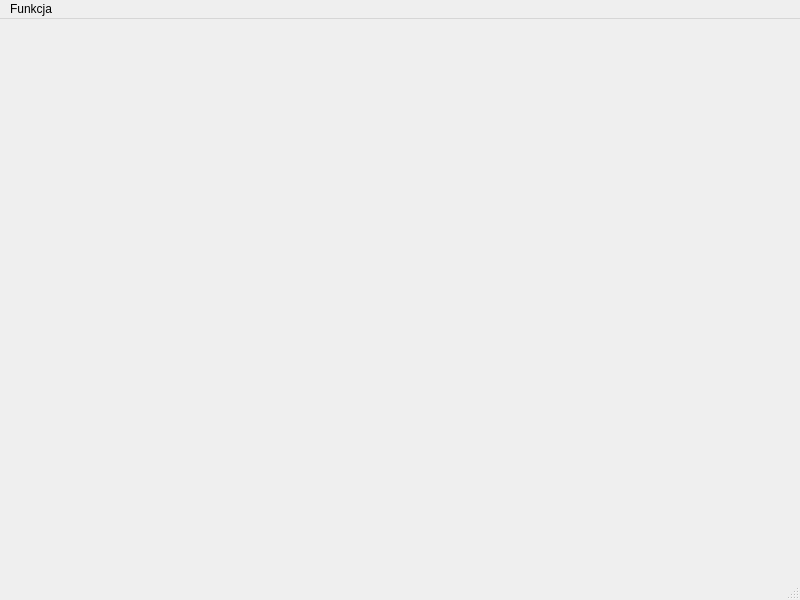
<?xml version="1.0" encoding="UTF-8"?>
<ui version="4.0">
 <class>MainWindow</class>
 <widget class="QMainWindow" name="MainWindow">
  <property name="geometry">
   <rect>
    <x>0</x>
    <y>0</y>
    <width>800</width>
    <height>600</height>
   </rect>
  </property>
  <property name="windowTitle">
   <string>MainWindow</string>
  </property>
  <widget class="QWidget" name="centralwidget"/>
  <widget class="QMenuBar" name="menubar">
   <property name="geometry">
    <rect>
     <x>0</x>
     <y>0</y>
     <width>800</width>
     <height>21</height>
    </rect>
   </property>
   <widget class="QMenu" name="menuFunkcja">
    <property name="title">
     <string>Funkcja</string>
    </property>
    <addaction name="actionkwadratowa"/>
   </widget>
   <addaction name="menuFunkcja"/>
  </widget>
  <widget class="QStatusBar" name="statusbar"/>
  <action name="actionkwadratowa">
   <property name="text">
    <string>kwadratowa</string>
   </property>
  </action>
 </widget>
 <resources/>
 <connections/>
</ui>
